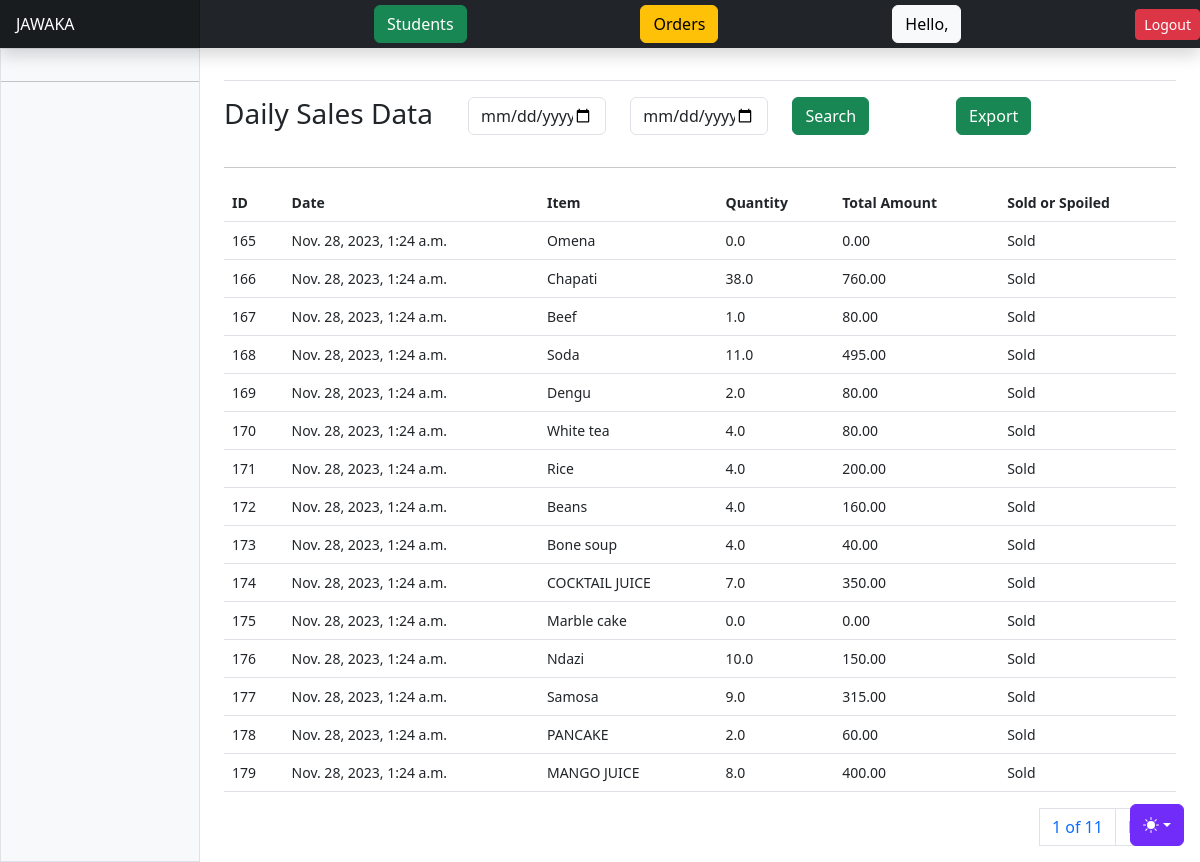
The app's page /reports/daily-sales/ with its own data.
### apps/reports/models.py (models this page shows, shortened)
class DailySalesReportData(AbstractBaseModel):
    date_recorded = models.DateTimeField(null=True)
    item = models.CharField(max_length=255, null=True)
    amount = models.DecimalField(max_digits=20, decimal_places=2)
    unit_price = models.DecimalField(max_digits=20, decimal_places=2, default=0)
    sold_or_spoiled = models.CharField(max_length=255, choices=SOLD_OR_SPOILED_CHOICES, null=True)
    quantity = models.FloatField(default=0)

### apps/reports/views.py (the view, shortened to what this page needs)
# urls.py: path("daily-sales/", daily_sales_data, name="daily-sales"),
def daily_sales_data(request):
    items_sold = SalesReport.objects.filter(created__date=date_today).filter(sold_or_spoiled="Sold")
    daily_sales_data = DailySalesReportData.objects.all()
    paginator = Paginator(daily_sales_data, 15)
    page_number = request.GET.get("page")
    page_obj = paginator.get_page(page_number)
    context = {
        "daily_sales": daily_sales_data,
        "page_obj": page_obj
    }
    return render(request, "reports/daily_sales.html", context)

### templates/reports/daily_sales.html (shortened to what this page needs)
{% extends "base.html" %}
{% block content %}
<div class="row">
    <div class="col-3">
        <h3>Daily Sales Data</h3>
    </div>
    <div class="col-6">
      <form method="POST">
        <div class="input-group mb-3">
          <div class="row">
            <div class="col-4">
              <input type="date" class="form-control" id="start_date" name="start_date" onchange="getDates()">
            </div>
            <div class="col-4">
                <input type="date" class="form-control" id="end_date" name="end_date" onchange="getDates()">
              </div>
            <div class="col-4">
              <button class="btn btn-success">Search</button>
            </div>
          </div>
        </div>
      </form>
    </div>
    <div class="col-3">
        <form method="POST" id="downloadForm">
          <div class="input-group mb-3">
            <div class="row">
              <div class="col">
                <button class="btn btn-success">Export</button>
              </div>
            </div>
          </div>
        </form>
      </div>
</div>
<hr/>
      <div class="table-responsive small">
        <table class="table">
          <thead>
            <tr>
              <th scope="col">ID</th>
              <th scope="col">Date</th>
              <th scope="col">Item</th>
              <th scope="col">Quantity</th>
              <th scope="col">Total Amount</th>
              <th scope="col">Sold or Spoiled</th>
            </tr>
          </thead>
          <tbody>
            {% for sale_today in page_obj %}
            <tr>
              <td>{{sale_today.id}}</td>
              <td>{{sale_today.created}}</td>
              <td>{{sale_today.item}}</td>
              <td>{{sale_today.quantity}}</td>
              <td>{{sale_today.amount}}</td>
              <td>{{sale_today.sold_or_spoiled}}</td>
            </tr>
            {% endfor %}
          </tbody>
        </table>
        <div>
          <nav aria-label="Page navigation example">
            <ul class="pagination justify-content-end">
              <a class="page-link" href="#">{{ page_obj.number }} of {{ page_obj.paginator.num_pages }}</a>
              {% if page_obj.has_next %}
              <li class="page-item"><a class="page-link" href="?page={{ page_obj.next_page_number }}">Next</a></li>
              {% endif %}
            </ul>
          </nav>
        </div>
      </div>
{% endblock content %}

### records on screen
DailySalesReportData: id "165", created "Nov. 28, 2023, 1:24 a.m.", item "Omena", quantity "0.0", amount "0.00", sold_or_spoiled "Sold"
DailySalesReportData: id "166", created "Nov. 28, 2023, 1:24 a.m.", item "Chapati", quantity "38.0", amount "760.00", sold_or_spoiled "Sold"
DailySalesReportData: id "167", created "Nov. 28, 2023, 1:24 a.m.", item "Beef", quantity "1.0", amount "80.00", sold_or_spoiled "Sold"
DailySalesReportData: id "168", created "Nov. 28, 2023, 1:24 a.m.", item "Soda", quantity "11.0", amount "495.00", sold_or_spoiled "Sold"
DailySalesReportData: id "169", created "Nov. 28, 2023, 1:24 a.m.", item "Dengu", quantity "2.0", amount "80.00", sold_or_spoiled "Sold"
DailySalesReportData: id "170", created "Nov. 28, 2023, 1:24 a.m.", item "White tea", quantity "4.0", amount "80.00", sold_or_spoiled "Sold"
DailySalesReportData: id "171", created "Nov. 28, 2023, 1:24 a.m.", item "Rice", quantity "4.0", amount "200.00", sold_or_spoiled "Sold"
DailySalesReportData: id "172", created "Nov. 28, 2023, 1:24 a.m.", item "Beans", quantity "4.0", amount "160.00", sold_or_spoiled "Sold"
DailySalesReportData: id "173", created "Nov. 28, 2023, 1:24 a.m.", item "Bone soup", quantity "4.0", amount "40.00", sold_or_spoiled "Sold"
DailySalesReportData: id "174", created "Nov. 28, 2023, 1:24 a.m.", item "COCKTAIL JUICE", quantity "7.0", amount "350.00", sold_or_spoiled "Sold"
DailySalesReportData: id "175", created "Nov. 28, 2023, 1:24 a.m.", item "Marble cake", quantity "0.0", amount "0.00", sold_or_spoiled "Sold"
DailySalesReportData: id "176", created "Nov. 28, 2023, 1:24 a.m.", item "Ndazi", quantity "10.0", amount "150.00", sold_or_spoiled "Sold"
DailySalesReportData: id "177", created "Nov. 28, 2023, 1:24 a.m.", item "Samosa", quantity "9.0", amount "315.00", sold_or_spoiled "Sold"
DailySalesReportData: id "178", created "Nov. 28, 2023, 1:24 a.m.", item "PANCAKE", quantity "2.0", amount "60.00", sold_or_spoiled "Sold"
DailySalesReportData: id "179", created "Nov. 28, 2023, 1:24 a.m.", item "MANGO JUICE", quantity "8.0", amount "400.00", sold_or_spoiled "Sold"

### other values on screen
{{ page_obj.number }} "1"
{{ page_obj.paginator.num_pages }} "11"
